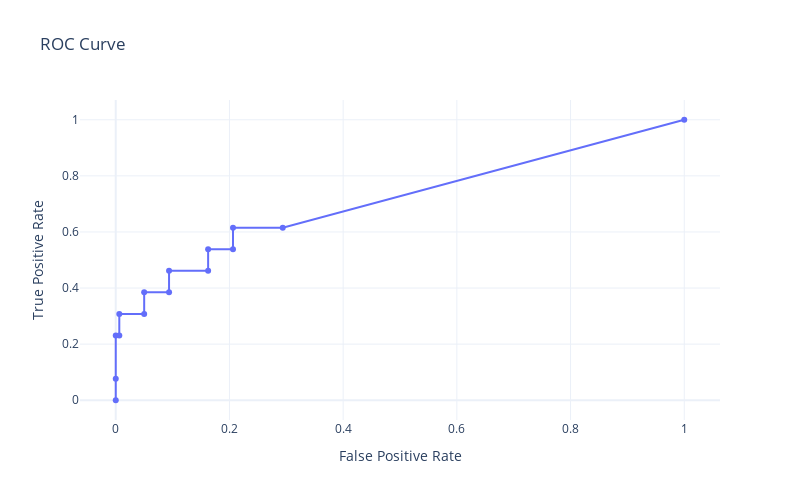

The code cell stored with this chart in its notebook:
### Markdown cell above
### k-Nearest Neighbors (KNN)

k-NN is a non-parametric, instance-based learning algorithm that predicts the output of a query point based on the outputs of its *k* nearest neighbors in the training set.

#### Model Definition

Given a query point $\mathbf{x}$ and a training set $\{(\mathbf{x}_i, y_i)\}_{i=1}^N$, the prediction $\hat{y}$ is:

- **For regression**:
$$
\hat{y} = \frac{1}{k} \sum_{i \in \mathcal{N}_k(\mathbf{x})} y_i
$$

- **For classification**:
$$
\hat{y} = \text{mode}\left(\{y_i \mid i \in \mathcal{N}_k(\mathbf{x})\}\right)
$$

Where:
- $\mathcal{N}_k(\mathbf{x})$: indices of the $k$ nearest neighbors to $\mathbf{x}$.

No explicit training is performed; computation occurs at prediction time.

### Code cell
from sklearn.neighbors import KNeighborsClassifier

# ----------------------------------------- Model Parameters  -----------------------------------------

auto_best_threshold_based_on_metric = 'accuracy'      # Available metrics: ["accuracy", "sensitivity", "specificity", "ppv", "npv", "f1", "auc"]
include_bootstrap_confidence_intervals = True        # True # False
cross_validation_splits = 5                           # 5-Fold cross validation
grid_search_scoring_metric = 'roc_auc'                 # choosing best metric in grid search : ['roc_auc','recall']

# ----------------------------------------------------------------------------------------------------

knn_pipe = Pipeline([
    ('scaler', StandardScaler()),
    ('knn', KNeighborsClassifier())
])

# KNN hyperparameter grid
knn_param_grid = {
    'knn__n_neighbors': [3, 5, 7, 9, 11],
    'knn__weights': ['uniform', 'distance'],
    'knn__metric': ['euclidean', 'manhattan']
}

cv = StratifiedKFold(n_splits=cross_validation_splits, shuffle=True, random_state=random_state)
knn_grid = GridSearchCV(knn_pipe, knn_param_grid, cv=cv, scoring=grid_search_scoring_metric, n_jobs=-1)
knn_grid.fit(X_train, y_train)

print("KNN best parameters:", knn_grid.best_params_)

# Evaluate KNN on test set
knn_best = knn_grid.best_estimator_
y_test_proba_knn = knn_best.predict_proba(X_test)[:, 1]

best_metrics_knn = find_best_threshold(
    model=knn_best,
    X_test=X_test,
    y_test=y_test,
    metric=auto_best_threshold_based_on_metric,
    bootstrap=include_bootstrap_confidence_intervals,
    n_bootstrap=100
)

print_metrics(metrics_dict=best_metrics_knn)

plot_confusion_mat(knn_best,
                   X_test, y_test,
                   threshold=best_metrics_knn['threshold'],
                   labels=["Human", "Robot"])

fig = plot_auc(y_test, y_test_proba_knn)
fig.show()

# ------------------------ Choosing a different threshold ------------------------

# threshold_to_display = 0.08

# threshold_dict = evaluate_model_at_threshold(knn_best, 
#                             X_test, y_test, 
#                             threshold=threshold_to_display, 
#                             bootstrap=include_bootstrap_confidence_intervals, 
#                             n_bootstrap=100)

# print_metrics(metrics_dict=threshold_dict)

# plot_confusion_mat(knn_best, 
#                    X_test, y_test, 
#                    threshold=threshold_dict['threshold'], 
#                    labels=["Human", "Robot"])

# --------------------------------------------------------------------------------

### Figure 1 — Plotly figure (JSON) as saved in the notebook; plotly's stock layout.template omitted (floating-point values rounded to 4 significant figures)
{"data": [{"hoverinfo": "text", "mode": "lines+markers", "name": "ROC Curve", "text": ["Threshold: inf<br>Accuracy: 0.500<br>F1: 0.000", "Threshold: 0.93<br>Accuracy: 0.538<br>F1: 0.143", "Threshold: 0.60<br>Accuracy: 0.615<br>F1: 0.375", "Threshold: 0.40<br>Accuracy: 0.612<br>F1: 0.353", "Threshold: 0.36<br>Accuracy: 0.651<br>F1: 0.444", "Threshold: 0.21<br>Accuracy: 0.629<br>F1: 0.320", "Threshold: 0.20<br>Accuracy: 0.667<br>F1: 0.385", "Threshold: 0.15<br>Accuracy: 0.645<br>F1: 0.303", "Threshold: 0.14<br>Accuracy: 0.684<br>F1: 0.353", "Threshold: 0.10<br>Accuracy: 0.650<br>F1: 0.267", "Threshold: 0.10<br>Accuracy: 0.688<br>F1: 0.304", "Threshold: 0.08<br>Accuracy: 0.666<br>F1: 0.264", "Threshold: 0.08<br>Accuracy: 0.705<br>F1: 0.296", "Threshold: 0.01<br>Accuracy: 0.661<br>F1: 0.235", "Threshold: 0.00<br>Accuracy: 0.500<br>F1: 0.140"], "type": "scatter", "x": [0.0, 0.0, 0.0, 0.00625, 0.00625, 0.05, 0.05, 0.09375, 0.09375, 0.1625, 0.1625, 0.2062, 0.2062, 0.2938, 1.0], "y": [0.0, 0.07692, 0.2308, 0.2308, 0.3077, 0.3077, 0.3846, 0.3846, 0.4615, 0.4615, 0.5385, 0.5385, 0.6154, 0.6154, 1.0]}], "layout": {"height": 500, "title": {"text": "ROC Curve"}, "width": 800, "xaxis": {"title": {"text": "False Positive Rate"}}, "yaxis": {"title": {"text": "True Positive Rate"}}}}
